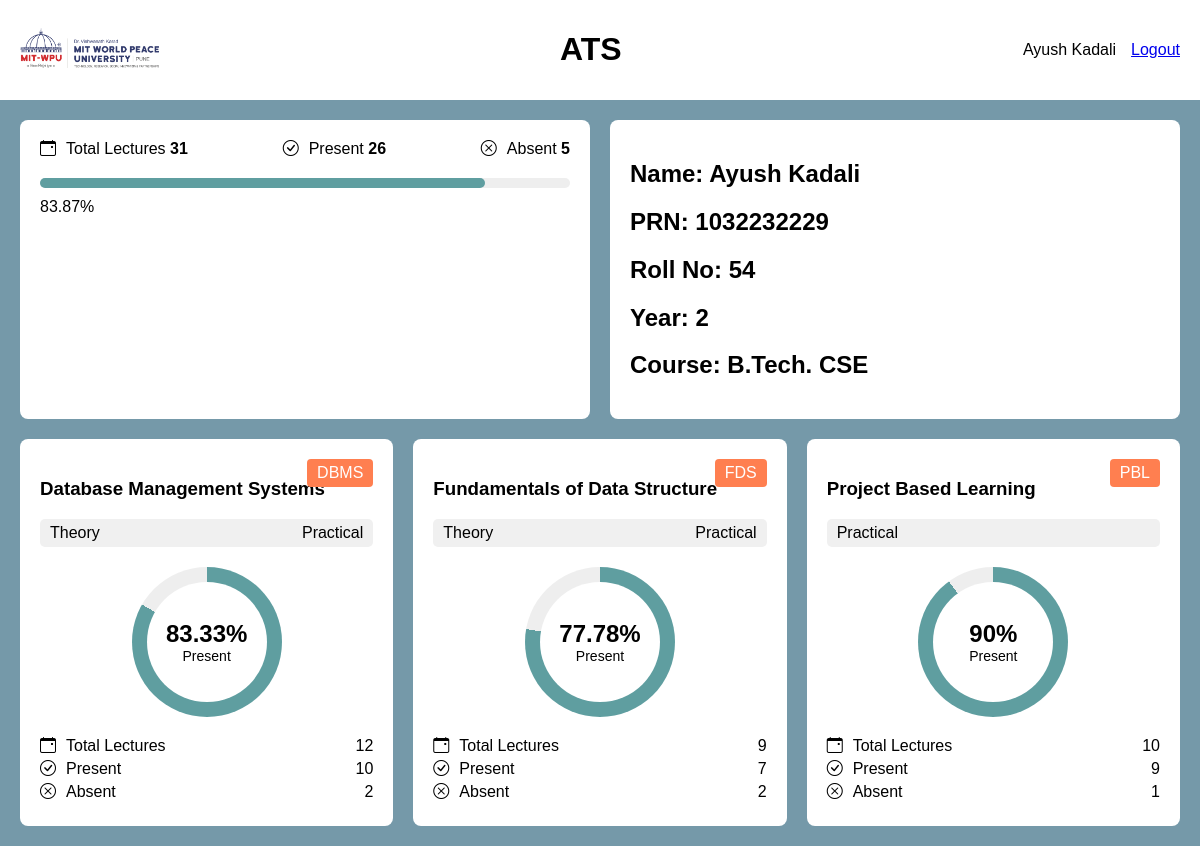
Page /dashboard.php (signed in) on the committed database.
### tables this page shows
CREATE TABLE `subjects` (
  `subject_code` varchar(10) NOT NULL,
  `subject_name` varchar(100) NOT NULL,
  `year` int(11) NOT NULL,
  `course` varchar(50) NOT NULL,
  `has_theory` tinyint(1) DEFAULT 1,
  `has_practical` tinyint(1) DEFAULT 1
);

### dashboard.php (the view, shortened to what this page needs)
<?php
require_once 'config.php';
$user = $_SESSION['user'];
$prn = $user['prn'];
function getSubjectAttendance($pdo, $prn, $subject_code) {
    $query = "
        SELECT
            COUNT(*) as total_lectures,
            SUM(CASE WHEN status = 'present' THEN 1 ELSE 0 END) as present_count,
            SUM(CASE WHEN status = 'absent' THEN 1 ELSE 0 END) as absent_count
        FROM attendance
        WHERE prn = ? AND subject_code = ?";
    $stmt = $pdo->prepare($query);
    $stmt->execute([$prn, $subject_code]);
    $result = $stmt->fetch();
    $percentage = $result['total_lectures'] > 0
        ? round(($result['present_count'] / $result['total_lectures']) * 100, 2)
        : 0;
    return [
        'total' => $result['total_lectures'],
        'present' => $result['present_count'],
        'absent' => $result['absent_count'],
        'percentage' => $percentage
    ];
}
$overall_query = "
    SELECT
        COUNT(*) as total_lectures,
        SUM(CASE WHEN status = 'present' THEN 1 ELSE 0 END) as present_count,
        SUM(CASE WHEN status = 'absent' THEN 1 ELSE 0 END) as absent_count
    FROM attendance
    WHERE prn = ?";
$stmt = $pdo->prepare($overall_query);
$stmt->execute([$prn]);
$overall_stats = $stmt->fetch();
$overall_percentage = $overall_stats['total_lectures'] > 0
    ? round(($overall_stats['present_count'] / $overall_stats['total_lectures']) * 100, 2)
    : 0;
$subjects_query = "
    SELECT * FROM subjects
    WHERE year = ? AND course = ?
    ORDER BY subject_code";
$stmt = $pdo->prepare($subjects_query);
$stmt->execute([$user['year'], $user['course']]);
$subjects = $stmt->fetchAll();
?>
<!DOCTYPE html>
<html lang="en">
<head>
    <link rel="stylesheet" href="dash.css">
    <link rel="stylesheet" href="https://cdn.jsdelivr.net/npm/bootstrap-icons@1.7.2/font/bootstrap-icons.css">
</head>
<body>
    <header>
        <div>
            <img src="logo.png" alt="MIT World Peace University Logo" class="logo">
        </div>
            <h1>ATS</h1>
        <div class="user-controls">
            <span><?php echo htmlspecialchars($user['name']); ?></span>
            <a href="logout.php" class="logout-btn">Logout</a>
        </div>
    </header>
    <main>
        <div class="top-section">
            <div class="overview">
                <div class="attendance-summary">
                    <div class="stat">
                        <i class="bi bi-calendar-event"></i>
                        <div>
                            <span>Total Lectures</span>
                            <strong><?php echo $overall_stats['total_lectures']; ?></strong>
                        </div>
                    </div>
                    <div class="stat">
                        <i class="bi bi-check-circle"></i>
                        <div>
                            <span>Present</span>
                            <strong><?php echo $overall_stats['present_count']; ?></strong>
                        </div>
                    </div>
                    <div class="stat">
                        <i class="bi bi-x-circle"></i>
                        <div>
                            <span>Absent</span>
                            <strong><?php echo $overall_stats['absent_count']; ?></strong>
                        </div>
                    </div>
                </div>
                <div class="attendance-bar">
                    <div class="progress" style="width: <?php echo $overall_percentage; ?>%"></div>
                </div>
                <span class="attendance-percentage"><?php echo $overall_percentage; ?>%</span>
            </div>
            <div class="student-info">
                <h2>Name: <?php echo htmlspecialchars($user['name']); ?></h2>
                <h2>PRN: <?php echo htmlspecialchars($user['prn']); ?></h2>
                <h2>Roll No: <?php echo htmlspecialchars($user['roll_no']); ?></h2>
                <h2>Year: <?php echo htmlspecialchars($user['year']); ?></h2>
                <h2>Course: <?php echo htmlspecialchars($user['course']); ?></h2>
            </div>
        </div>
        <section class="course-details">
            <?php foreach ($subjects as $subject):
                $stats = getSubjectAttendance($pdo, $prn, $subject['subject_code']);
            ?>
            <div class="course-card">
                <h3><?php echo htmlspecialchars($subject['subject_name']); ?></h3>
                <a href="tablebutton.php?code=<?php echo urlencode($subject['subject_code']); ?>">
                    <span class="course-code"><?php echo htmlspecialchars($subject['subject_code']); ?></span>
                </a>
                <div class="theory-practical">
                    <?php if ($subject['has_theory']): ?>
                    <span>Theory</span>
                    <?php endif; ?>
                    <?php if ($subject['has_practical']): ?>
                    <span>Practical</span>
                    <?php endif; ?>
                </div>
                <div class="attendance-chart">
                    <div class="chart-circle" style="background: conic-gradient(#5f9ea0 <?php echo $stats['percentage']; ?>%, #eee 0)">
                        <div class="inner-circle">
                            <span class="percentage"><?php echo $stats['percentage']; ?>%</span>
                            <span class="label">Present</span>
                        </div>
                    </div>
                </div>
                <div class="attendance-info">
                    <p><i class="bi bi-calendar-event"></i> Total Lectures <span><?php echo $stats['total']; ?></span></p>
                    <p><i class="bi bi-check-circle"></i> Present <span><?php echo $stats['present']; ?></span></p>
                    <p><i class="bi bi-x-circle"></i> Absent <span><?php echo $stats['absent']; ?></span></p>
                </div>
            </div>
            <?php endforeach; ?>
        </section>
    </main>
</body>
</html>

### dash.css (style rules this page uses)
body { font-family: Arial, sans-serif; margin: 0; padding: 0; background-color: #7599A9; }
header { background-color: white; padding: 10px 20px; display: flex; align-items: center; justify-content: space-between; }
.logo { height: 40px; }
.user-controls { display: flex; align-items: center; gap: 15px; }
main { padding: 20px; }
.top-section { display: flex; gap: 20px; margin-bottom: 20px; }
.overview, .student-info { background-color: white; border-radius: 8px; padding: 20px; flex: 1; }
.attendance-summary { display: flex; justify-content: space-between; margin-bottom: 20px; }
.stat { display: flex; align-items: center; gap: 10px; }
.attendance-bar { background-color: #eee; height: 10px; width: 100%; border-radius: 5px; margin-bottom: 10px; }
.progress { background-color: #5f9ea0; height: 100%; border-radius: 5px; }
.course-details { display: grid; grid-template-columns: repeat(3, 1fr); gap: 20px; }
.course-card { background-color: white; border-radius: 8px; padding: 20px; position: relative; }
.course-code { position: absolute; top: 20px; right: 20px; background-color: #ff7f50; color: white; padding: 5px 10px; border-radius: 4px; }
.theory-practical { display: flex; justify-content: space-between; background-color: #f0f0f0; padding: 5px 10px; border-radius: 5px; margin-bottom: 20px; }
.attendance-chart { width: 150px; height: 150px; margin: 20px auto; position: relative; }
.chart-circle { width: 100%; height: 100%; border-radius: 50%; background: conic-gradient(#5f9ea0 72%, #eee 0); display: flex; align-items: center; justify-content: center; }
.inner-circle { width: 80%; height: 80%; background-color: white; border-radius: 50%; display: flex; flex-direction: column; align-items: center; justify-content: center; }
.percentage { font-size: 24px; font-weight: bold; }
.label { font-size: 14px; }
.attendance-info p { display: flex; align-items: center; gap: 10px; margin: 5px 0; }
.attendance-info span { margin-left: auto; }

### rows in the picture
subjects: subject_name "Database Management Systems", subject_code "DBMS", has_theory "Theory", has_practical "Practical", percentage "83.33", total "12", present "10", absent "2"
subjects: subject_name "Fundamentals of Data Structure", subject_code "FDS", has_theory "Theory", has_practical "Practical", percentage "77.78", total "9", present "7", absent "2"
subjects: subject_name "Project Based Learning", subject_code "PBL", has_practical "Practical", percentage "90", total "10", present "9", absent "1"

### other values in the picture
$user['name'] "Ayush Kadali"
$overall_stats['total_lectures'] "31"
$overall_stats['present_count'] "26"
$overall_stats['absent_count'] "5"
$overall_percentage "83.87"
$user['prn'] "1032232229"
$user['roll_no'] "54"
$user['year'] "2"
$user['course'] "B.Tech. CSE"
